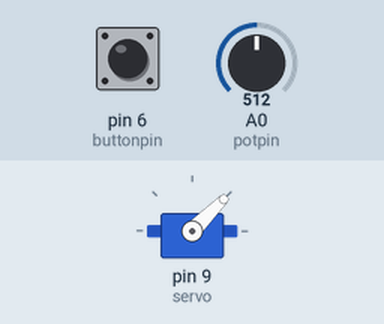
The sketch below on a simulated Arduino Uno, built with avr-gcc and run on an emulated ATmega328P. Shown: servo. Inputs (shaded band) come from the test bench; at power-on: A0 (potpin) = 512, pin 6 (buttonpin) LOW.

Above: at 1.2 s.
1.3 s: A0 (potpin) set to 716
At 2.2 s:
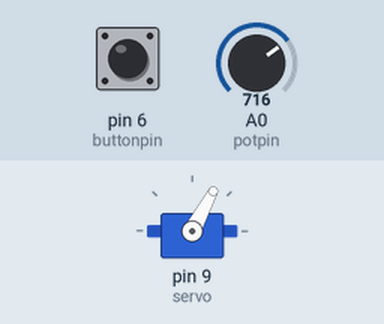
2.8 s: pin 6 (buttonpin) pulled HIGH for 0.15 s
At 2.87 s:
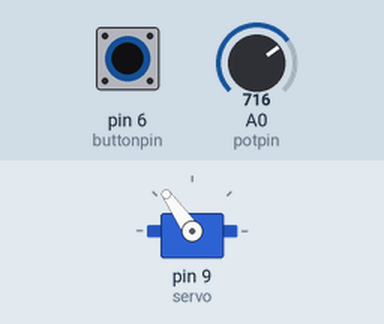
4.4 s: A0 (potpin) set to 1023
At 4.7 s:
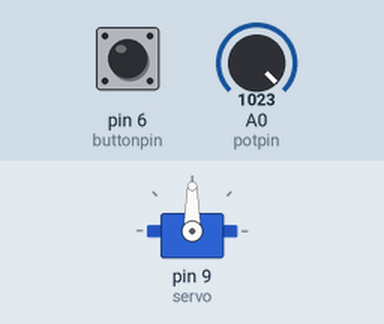
5.9 s: pin 6 (buttonpin) pulled HIGH for 1 s
At 6.7 s:
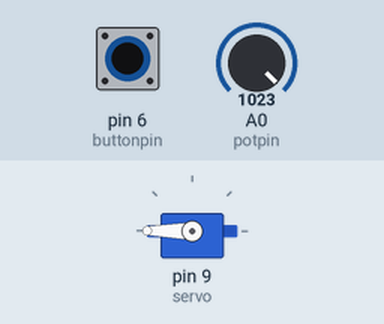
8.4 s: A0 (potpin) set to 306
At 8.8 s:
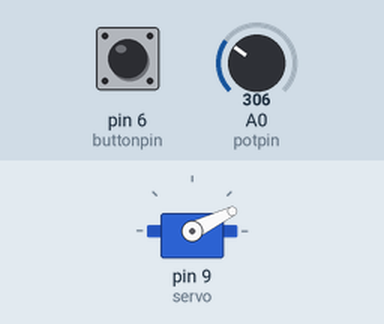
9.9 s: A0 (potpin) set to 122
At 10.2 s:
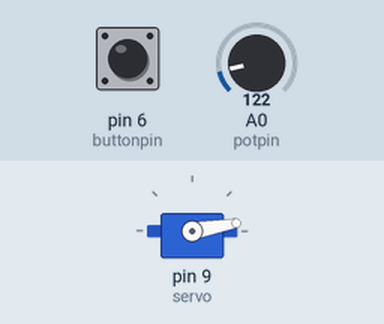
Timing chart, 0 to 12.4 s (numbered marks = the images above; inputs shaded):
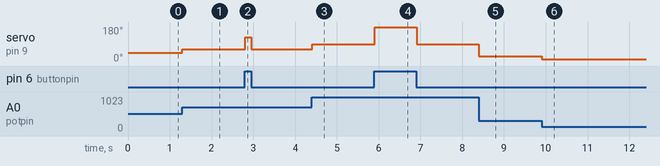

The sketch:

problemSeti3.ino
```cpp
#include <Servo.h>
Servo servo;
int potpin= A0;
int buttonpin = 6;
int deger=0;


void setup(){
  pinMode(buttonpin, INPUT);
  servo.attach(9);
  }
void loop(){
  if (digitalRead(buttonpin) == HIGH){
    deger =analogRead(potpin);
    deger = map(deger,0,1023,0,180);
    servo.write(deger);
    delay(10);
  }
  else if(digitalRead(buttonpin) == LOW){
    deger =analogRead(potpin);
    deger = map(deger,0,1023,0,90);
    servo.write(deger);
    delay(10);
  }


  }
```

Measured:
- after the input at 1.3 s, servo on pin 9 (servo): 45° → 62° at once
- after the input at 2.8 s, servo on pin 9 (servo): 62° → 125° at once, → 62° 0.14 s later
- after the input at 4.4 s, servo on pin 9 (servo): 62° → 90° at once
- after the input at 5.9 s, servo on pin 9 (servo): 90° → 180° at once, → 90° 1.0 s later
- after the input at 8.4 s, servo on pin 9 (servo): 90° → 26° at once
- after the input at 9.9 s, servo on pin 9 (servo): 26° → 10° at once
